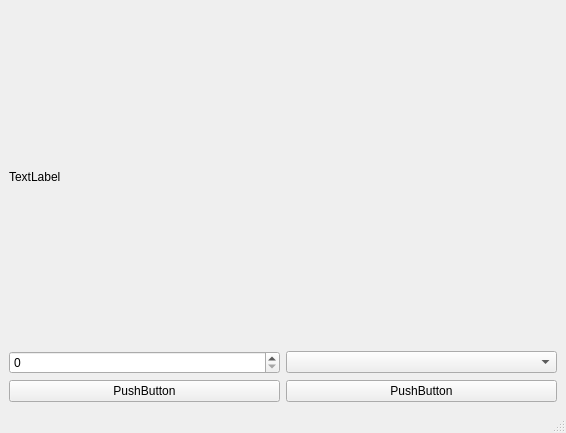
<?xml version="1.0" encoding="UTF-8"?>
<ui version="4.0">
 <class>MainWindow</class>
 <widget class="QMainWindow" name="MainWindow">
  <property name="geometry">
   <rect>
    <x>0</x>
    <y>0</y>
    <width>566</width>
    <height>433</height>
   </rect>
  </property>
  <property name="windowTitle">
   <string>MainWindow</string>
  </property>
  <widget class="QWidget" name="centralwidget">
   <layout class="QVBoxLayout" name="verticalLayout">
    <item>
     <widget class="QLabel" name="images">
      <property name="sizePolicy">
       <sizepolicy hsizetype="Preferred" vsizetype="Expanding">
        <horstretch>0</horstretch>
        <verstretch>0</verstretch>
       </sizepolicy>
      </property>
      <property name="text">
       <string>TextLabel</string>
      </property>
      <property name="scaledContents">
       <bool>true</bool>
      </property>
      <property name="margin">
       <number>0</number>
      </property>
     </widget>
    </item>
    <item>
     <layout class="QGridLayout" name="gridLayout">
      <item row="1" column="1">
       <widget class="QPushButton" name="pushButton_2">
        <property name="text">
         <string>PushButton</string>
        </property>
       </widget>
      </item>
      <item row="1" column="2">
       <widget class="QPushButton" name="pushButton_1">
        <property name="text">
         <string>PushButton</string>
        </property>
       </widget>
      </item>
      <item row="0" column="1">
       <widget class="QSpinBox" name="spinBox"/>
      </item>
      <item row="0" column="2">
       <widget class="QComboBox" name="comboBox"/>
      </item>
     </layout>
    </item>
   </layout>
  </widget>
  <widget class="QStatusBar" name="statusbar"/>
 </widget>
 <resources/>
 <connections/>
</ui>
